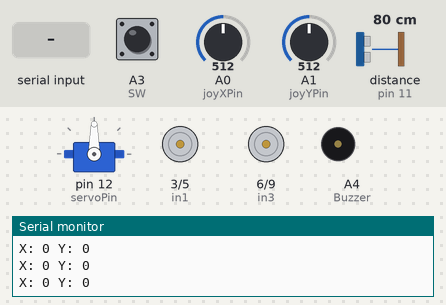
The sketch below on a simulated Arduino Uno, built with avr-gcc and run on an emulated ATmega328P. On the bench: servo, motor-driver pin pairs drawn as motors (green arrow = first pin HIGH = forward, orange = second pin HIGH = backward, longer = more drive), buzzer (waves = sounding, pin HIGH), the last lines printed to the serial monitor. Wiring (inferred from the names in the program): ultrasonic range finder: trigger pin 10; echo pin 11. The test bench sets the inputs (shaded band); at power-on: A3 (SW) HIGH, A0 (joyXPin) = 512, A1 (joyYPin) = 512, distance to the obstacle (sensor on pin 11) 80 cm. The echo pulse lasts 58.3 µs per cm; pins used as bus, display or sensor lines are not drawn.

Above: at 1.2 s.
1.3 s: A3 (SW) pulled LOW for 1 s
At 1.63 s:
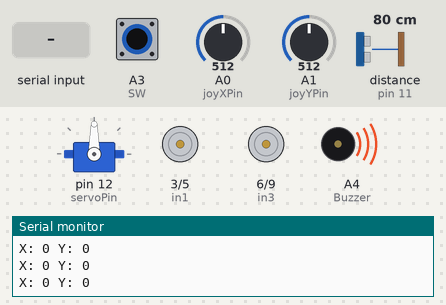
4.3 s: "L" received over Serial
5.8 s: A0 (joyXPin) set to 716
At 6.8 s:
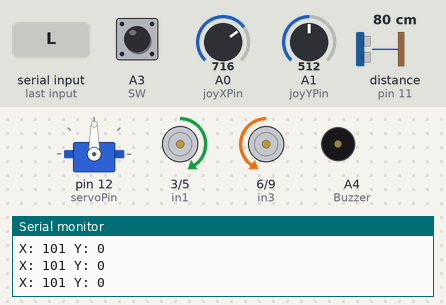
7.4 s: A3 (SW) pulled LOW for 0.15 s
At 8.7 s:
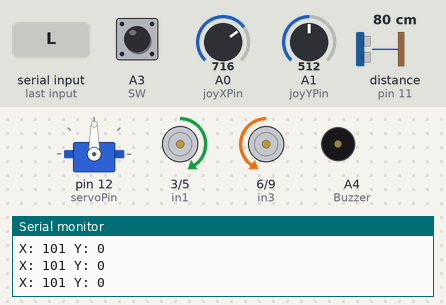
9.0 s: "F" received over Serial
10.5 s: A0 (joyXPin) set to 900
At 11.4 s:
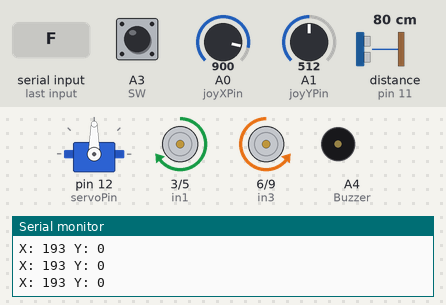
Timing chart, 0 to 13.0 s (numbered marks = the images above; inputs shaded):
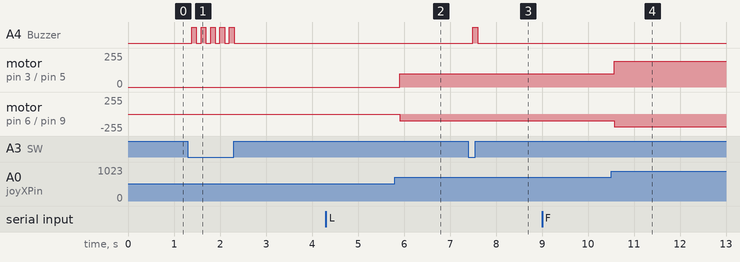

Measured:
- after the input at 1.3 s, A4 (Buzzer): alternates HIGH for 0.10 s and LOW for 0.11 s, 10 changes in all, then stays LOW, starting after 0.08 s
- after the input at 5.8 s, motor on pin 3 (in1) / pin 5 (in2): stopped → forward 101/255 after 0.11 s; motor on pin 6 (in3) / pin 9 (in4): stopped → backward 101/255 after 0.11 s
- after the input at 7.4 s, A4 (Buzzer): LOW → HIGH after 0.10 s, → LOW 0.10 s later
- after the input at 10.5 s, motor on pin 3 (in1) / pin 5 (in2): forward 101/255 → forward 193/255 after 0.07 s; motor on pin 6 (in3) / pin 9 (in4): backward 101/255 → backward 193/255 after 0.07 s

The sketch:

Smart_Robot_Car_Code.ino
```cpp
  #include <Servo.h>

// Pin assignments
const int joyXPin = A0; // X-axis of the joystick
const int joyYPin = A1; // Y-axis of the joystick
const int SW = A3;      // Switch pin
const int Buzzer = A4;  // Buzzer pin
const int in1 = 3;
const int in2 = 5;
const int in3 = 6;
const int in4 = 9;

const int trigPin = 10; // Ultrasonic sensor TRIG pin
const int echoPin = 11; // Ultrasonic sensor ECHO pin
const int servoPin = 12; // Servo motor pin

char value;

Servo myServo;

void setup() {
  // Initialize the motor control pins as outputs
  pinMode(SW, INPUT_PULLUP);
  pinMode(Buzzer, OUTPUT);
  pinMode(in1, OUTPUT);
  pinMode(in2, OUTPUT);
  pinMode(in3, OUTPUT);
  pinMode(in4, OUTPUT);
  pinMode(trigPin, OUTPUT);
  pinMode(echoPin, INPUT);

  myServo.attach(servoPin);
  myServo.write(90); // Set servo to middle position (90 degrees)
  // Initialize serial communication for debugging
  Serial.begin(9600);
}

void loop() {
  Manual();
  Bluetoothcontrol();
}

void Manual() {
  // Read the joystick values
  myServo.write(90);
  int joyX = analogRead(joyXPin);
  int joyY = analogRead(joyYPin);
  int H = digitalRead(SW);

  // Map joystick values to PWM values (0-255)
  int motorSpeedX = map(joyX, 0, 1023, -255, 255);
  int motorSpeedY = map(joyY, 0, 1023, -255, 255);

  // Check for obstacles
  if (isObstacleDetected()) {
    Stop();
    return; // Stop further execution in Manual mode if an obstacle is detected
  }

  // Control the motors based on joystick input for forward/backward movement
  if (motorSpeedY > 0) {
    // Move forward
    analogWrite(in1, motorSpeedY);
    analogWrite(in2, LOW);
    analogWrite(in3, motorSpeedY);
    analogWrite(in4, LOW);
  } else if (motorSpeedY < 0) {
    // Move backward
    analogWrite(in1, LOW);
    analogWrite(in2, -motorSpeedY);
    analogWrite(in3, LOW);
    analogWrite(in4, -motorSpeedY);
  } else {
    // Stop
    Stop();
  }

  // Control the motors based on joystick input for left/right movement
  if (motorSpeedX > 0) {
    // Turn right
    analogWrite(in1, motorSpeedX);
    analogWrite(in2, LOW);
    analogWrite(in3, LOW);
    analogWrite(in4, motorSpeedX);
  } else if (motorSpeedX < 0) {
    // Turn left
    analogWrite(in1, LOW);
    analogWrite(in2, -motorSpeedX);
    analogWrite(in3, -motorSpeedX);
    analogWrite(in4, LOW);
  } else {
    // Stop turning
    Stop();
  }

  if (H == LOW) { // Assuming the switch is active LOW
    Horn();
  }

  // Debugging output
  Serial.print("X: ");
  Serial.print(motorSpeedX);
  Serial.print(" Y: ");
  Serial.println(motorSpeedY);

  delay(100); // Small delay for stability
}

void Bluetoothcontrol() {
  if (Serial.available() > 0) {
    value = Serial.read(); // Read the incoming data
    if (value == 'F') {
      forward();
    } else if (value == 'B') {
      reverse();
    } else if (value == 'L') {
      left();
    } else if (value == 'R') {
      right();
    } else if (value == 'S') {
      Stop();
    } else if (value == 'H') {
      Horn();
    }
  }
}

void forward() {
  myServo.write(90);
  if (isObstacleDetected()) {
    Stop();
    return;
  }
  analogWrite(in1, 255);
  analogWrite(in2, LOW);
  analogWrite(in3, 255);
  analogWrite(in4, LOW);
}

void reverse() {
  myServo.write(90);
  analogWrite(in1, LOW);
  analogWrite(in2, 255);
  analogWrite(in3, LOW);
  analogWrite(in4, 255);
}

void left() {
    myServo.write(140);
  if (isObstacleDetected()) {
    Stop();
    return;
  }
  analogWrite(in1, LOW);
  analogWrite(in2, 255);
  analogWrite(in3, 255);
  analogWrite(in4, LOW);
}

void right() {
    myServo.write(40);
  if (isObstacleDetected()) {
    Stop();
    return;
  }
  analogWrite(in1, 255);
  analogWrite(in2, LOW);
  analogWrite(in3, LOW);
  analogWrite(in4, 255);
}

void Stop() {
  analogWrite(in1, LOW);
  analogWrite(in2, LOW);
  analogWrite(in3, LOW);
  analogWrite(in4, LOW);
}

void Horn() {
  digitalWrite(Buzzer, HIGH);
  delay(100);
  digitalWrite(Buzzer, LOW);
}

bool isObstacleDetected() {
  long duration;
  int distance;

  // Send a pulse to the ultrasonic sensor
  digitalWrite(trigPin, LOW);
  delayMicroseconds(2);
  digitalWrite(trigPin, HIGH);
  delayMicroseconds(10);
  digitalWrite(trigPin, LOW);

  // Read the pulse from the ultrasonic sensor
  duration = pulseIn(echoPin, HIGH);
  distance = duration * 0.034 / 2; // Convert the time into a distance

  // Check if the distance is less than a threshold (e.g., 10 cm)
  if (distance < 10) {
    return true; // Obstacle detected
    Horn();
  } else {
    return false; // No obstacle
  }
}
```

frequencyCalculation.c
```cpp
#include<stdio.h>

void main(){
    float R, C;
    printf("Enter Resistance in Kiloohm\n");
    scanf("%f", &R);
    printf("Enter Capacitor in Microfarad\n");
    scanf("%f", &C);
    float t = 0.693*(10 + 2 * R) * C * 0.001;
    float f = 1 / t;
    printf("Time Period in seconds = %f\n", t);
    printf("Frequency in Hz = %f\n", f);
}
```

soft_serial_tx_util.c
```cpp
#include "soft_serial_tx_util.h"
#include <stdint.h>
#include <Arduino.h>
//#include <stdlib.h>

/////////////////////////////////////////////////////
        ///// NOTE: 1000000UL is NOT the F_CPU
        /////       1000000UL is 1000000UL micro-seconds. There are 1000000UL uS in ONE second

const unsigned long MICROSECOND_PER_BIT = (1000000UL / SOFT_TX_BAUD);
/////////////////////////////////////////////////////
// void software_serial_configure() {

//        pinMode(SOFT_TX_PIN_NO, OUTPUT);

// }
/////////////////////////////////////////////////////////////
void ss_putc(char c) {

    uint8_t  bit_mask;

    digitalWrite(12, HIGH); // Disable TFT TFT_CS
    pinMode(SOFT_TX_PIN_NO, OUTPUT);

    // Transmit START bit
    digitalWrite(SOFT_TX_PIN_NO, LOW);
    delayMicroseconds(MICROSECOND_PER_BIT);

    // Transmit 8-data bits
    for (bit_mask=0x01; bit_mask; bit_mask<<=1) {
        if (c & bit_mask) {
            digitalWrite(SOFT_TX_PIN_NO, HIGH);
        }
        else {
            digitalWrite(SOFT_TX_PIN_NO, LOW);
        }
        delayMicroseconds(MICROSECOND_PER_BIT);
    }

    // Transmit STOP bit(s)
    digitalWrite(SOFT_TX_PIN_NO, HIGH);
    delayMicroseconds(MICROSECOND_PER_BIT); // Fixed to ONE STOP Bit

}
///////////////////////////////////////////////////////////
void ss_puts(char *s)
{
    while(*s)
        ss_putc(*s++);
}
////////////////////////////////////////////
void ss_puts_p(const char *progmem_s )
{
   register uint8_t c;

   while ( (c = pgm_read_byte(progmem_s++)) )
   ss_putc(c);

}
///////////////////////////////////////////////////////////////////
void ss_put_int(int  message_int){
   char buffer_temp[10];
   itoa( message_int, buffer_temp, 10);   //convert int to string (decimal format)
   ss_puts(buffer_temp);                //and transmit string to software serial
}
///////////////////////////////////////////////////////////////////
void ss_put_uint(unsigned int  message_uint){
   char buffer_temp[10];
   utoa( message_uint, buffer_temp, 10);   //convert unsigned int to string (decimal format)
   ss_puts(buffer_temp);                //and transmit string to software serial
}
///////////////////////////////////////////////////////////////////
void ss_put_long(long message_long){
   char buffer_temp[15];
   ltoa(message_long, buffer_temp, 10);   //convert long to string
   //ss_puts(" HELLO ");
   ss_puts(buffer_temp);                //and transmit string to software serial
}
////////////////////////////////////////////////////////////////////
void ss_put_float(float  message_float){
   char buffer_temp[15];
   dtostrf( message_float, 1, 2, buffer_temp); //  convert float to str
   ss_puts(buffer_temp);                //and transmit string to software serial
}
///////////////////////////////////////////////////////////////////
```

soft_serial_tx_util.h
```cpp
//
// Low qulaity: Rudimentary Software Serial Transmit
//

#ifndef SOFT_SERIAL_TX_UTIL_H
        #define SOFT_SERIAL_TX_UTIL_H

          ///////////#define SOFT_TX_BAUD 115200
        #define SOFT_TX_BAUD       9600

        // Fixed to ONE STOP BIT
        //#define SOFT_TX_STOP_BITS  1

        //  ES32-CAM-CH340 Board Specific pin number
        #define SOFT_TX_PIN_NO     1

        void software_serial_configure();
        void ss_putc(char c);
        void ss_puts(char *s);
        void ss_puts_p(const char *progmem_s );
        void ss_put_int(int  message_int);
        void ss_put_uint(unsigned int  message_uint);
        void ss_put_long(long message_long);
        void ss_put_float(float  message_float);


#endif // SOFT_SERIAL_TX_UTIL_H

///////////////////////////////////////////////////////////////////////////////////////////////////////////////////
```
